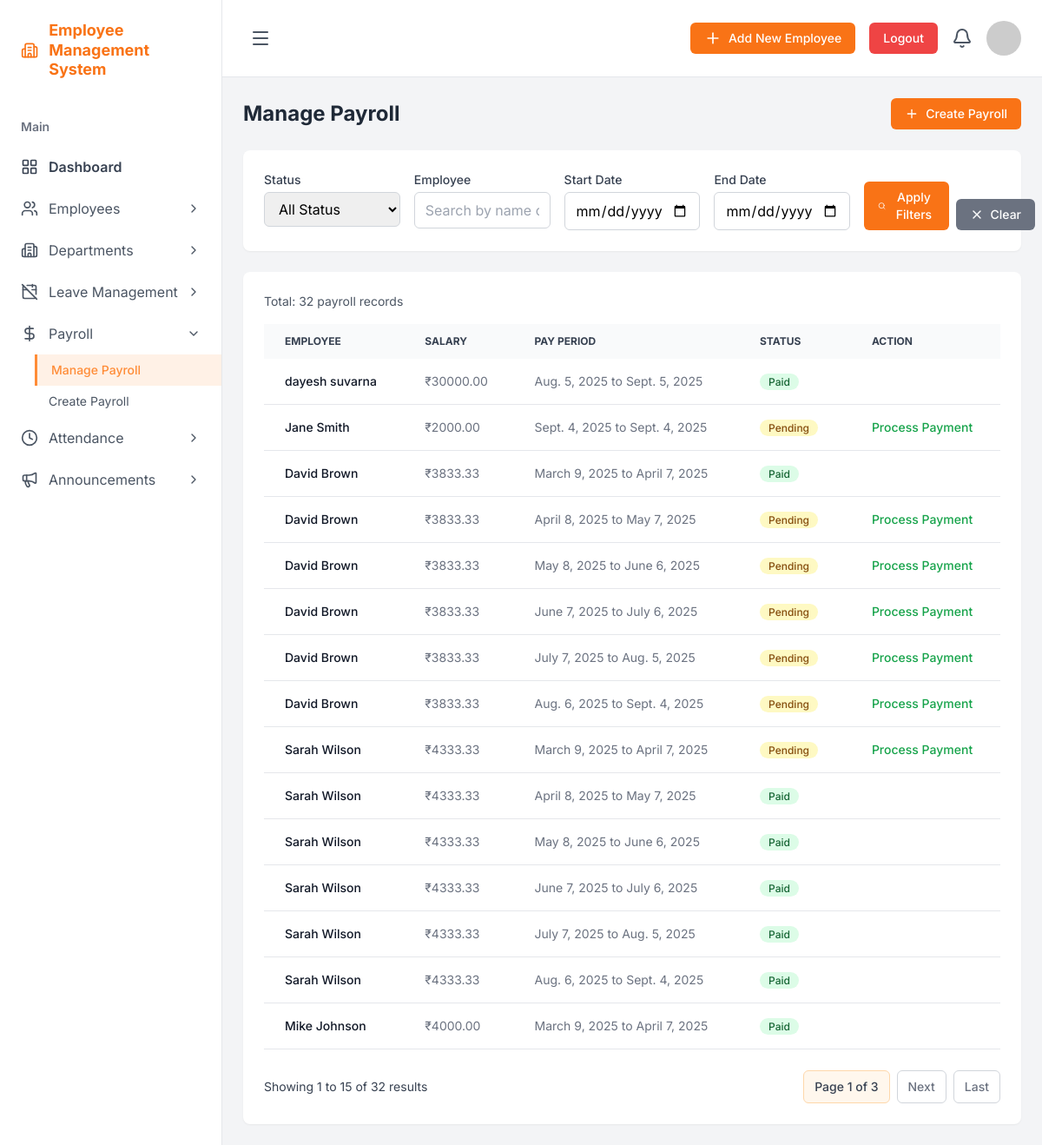
/dashboard/admin/payroll/ (signed in), run on the app's committed database.
### core/models.py (models this page shows, shortened)
class Payroll(models.Model):
    STATUS_CHOICES = (
        ('PENDING', 'Pending'),
        ('PAID', 'Paid'),
    )
    employee = models.ForeignKey(settings.AUTH_USER_MODEL, on_delete=models.CASCADE)
    salary = models.DecimalField(max_digits=10, decimal_places=2)
    pay_period_start = models.DateField()
    pay_period_end = models.DateField()
    status = models.CharField(max_length=10, choices=STATUS_CHOICES, default='PENDING')

class User(AbstractUser):
    ROLE_CHOICES = (
        ('ADMIN', 'Admin'),
        ('EMPLOYEE', 'Employee'),
    )
    role = models.CharField(max_length=10, choices=ROLE_CHOICES, default='EMPLOYEE')
    is_approved = models.BooleanField(default=False)
    department = models.ForeignKey(Department, on_delete=models.SET_NULL, null=True, blank=True)
    salary = models.DecimalField(max_digits=10, decimal_places=2, null=True, blank=True)
    birthday = models.DateField(null=True, blank=True)
    experience = models.PositiveIntegerField(null=True, blank=True, help_text="Experience in years")
    date_of_joining = models.DateField(null=True, blank=True)
    objects = CustomUserManager()
    groups = models.ManyToManyField(
        Group,
        verbose_name='groups',
        blank=True,
        help_text='The groups this user belongs to. A user will get all permissions granted to each of their groups.',
        related_name="custom_user_set",  # Unique related_name
        related_query_name="user",
    )
    user_permissions = models.ManyToManyField(
        Permission,
        verbose_name='user permissions',
        blank=True,
        help_text='Specific permissions for this user.',
        related_name="custom_user_permissions_set",  # Unique related_name
        related_query_name="user",
    )

### core/views.py (the view, shortened to what this page needs)
# urls.py: path('dashboard/admin/payroll/', AdminPayrollListView.as_view(), name='admin_manage_payroll'),
class AdminPayrollListView(AdminRequiredMixin, ListView):
    model = Payroll
    template_name = 'admin_manage_payroll.html'
    context_object_name = 'payrolls'
    paginate_by = 15
    ordering = ['-id']
    def get_queryset(self):
        queryset = super().get_queryset()
        print(f"DEBUG: Initial queryset count: {queryset.count()}")
        print(f"DEBUG: GET parameters: {dict(self.request.GET)}")
        status = self.request.GET.get('status')
        if status:
            print(f"DEBUG: Filtering by status: {status}")
            queryset = queryset.filter(status=status)
            print(f"DEBUG: After status filter count: {queryset.count()}")
        employee_search = self.request.GET.get('employee')
        start_date = self.request.GET.get('start_date')
        if start_date:
            print(f"DEBUG: Filtering by start_date: {start_date}")
            queryset = queryset.filter(pay_period_start__gte=start_date)
            print(f"DEBUG: After start_date filter count: {queryset.count()}")
        end_date = self.request.GET.get('end_date')
        if end_date:
            print(f"DEBUG: Filtering by end_date: {end_date}")
            queryset = queryset.filter(pay_period_end__lte=end_date)
            print(f"DEBUG: After end_date filter count: {queryset.count()}")
        print(f"DEBUG: Final queryset count: {queryset.count()}")
        return queryset
    def get_context_data(self, **kwargs):
        context = super().get_context_data(**kwargs)
        context['status_choices'] = [
            ('', 'All Status'),
            ('PENDING', 'Pending'),
            ('PAID', 'Paid'),
        ]
        context['current_status'] = self.request.GET.get('status', '')
        context['current_employee'] = self.request.GET.get('employee', '')
        context['current_start_date'] = self.request.GET.get('start_date', '')
        context['current_end_date'] = self.request.GET.get('end_date', '')
        return context

### core/views.py (called while the page is built)
    def dispatch(self, request, *args, **kwargs):
        if not request.user.is_authenticated:
            return self.handle_no_permission()
        if not (request.user.is_superuser or request.user.role == 'ADMIN'):
            return redirect('employee_dashboard')
        return super().dispatch(request, *args, **kwargs)

### templates/admin_manage_payroll.html (shortened to what this page needs)
{% extends 'base_admin.html' %}
{% block content %}
<div class="p-6">
    <div class="flex justify-between items-center mb-6">
        <h2 class="text-2xl font-bold text-gray-800">Manage Payroll</h2>
        <a href="{% url 'admin_create_payroll' %}" class="bg-orange-500 text-white px-4 py-2 rounded-md text-sm font-medium hover:bg-orange-600 flex items-center">
            <i data-lucide="plus" class="w-4 h-4 mr-2"></i>
            Create Payroll
        </a>
    </div>
    <div class="bg-white p-6 rounded-lg shadow-sm mb-6">
        <form method="get" class="grid grid-cols-1 md:grid-cols-2 lg:grid-cols-5 gap-4">
            <div>
                <label for="status" class="block text-sm font-medium text-gray-700 mb-1">Status</label>
                <select name="status" id="status" class="w-full px-3 py-2 border border-gray-300 rounded-md focus:outline-none focus:ring-2 focus:ring-orange-500">
                    {% for value, label in status_choices %}
                        <option value="{{ value }}" {% if current_status == value %}selected{% endif %}>{{ label }}</option>
                    {% endfor %}
                </select>
            </div>
            <div>
                <label for="employee" class="block text-sm font-medium text-gray-700 mb-1">Employee</label>
                <input type="text" name="employee" id="employee" value="{{ current_employee }}"
                       placeholder="Search by name or username"
                       class="w-full px-3 py-2 border border-gray-300 rounded-md focus:outline-none focus:ring-2 focus:ring-orange-500">
            </div>
            <div>
                <label for="start_date" class="block text-sm font-medium text-gray-700 mb-1">Start Date</label>
                <input type="date" name="start_date" id="start_date" value="{{ current_start_date }}"
                       class="w-full px-3 py-2 border border-gray-300 rounded-md focus:outline-none focus:ring-2 focus:ring-orange-500">
            </div>
            <div>
                <label for="end_date" class="block text-sm font-medium text-gray-700 mb-1">End Date</label>
                <input type="date" name="end_date" id="end_date" value="{{ current_end_date }}"
                       class="w-full px-3 py-2 border border-gray-300 rounded-md focus:outline-none focus:ring-2 focus:ring-orange-500">
            </div>
            <div class="flex items-end space-x-2">
                <button type="submit" class="bg-orange-500 text-white px-4 py-2 rounded-md text-sm font-medium hover:bg-orange-600 flex items-center">
                    <i data-lucide="search" class="w-4 h-4 mr-2"></i>
                    Apply Filters
                </button>
                <a href="{% url 'admin_manage_payroll' %}" class="bg-gray-500 text-white px-4 py-2 rounded-md text-sm font-medium hover:bg-gray-600 flex items-center">
                    <i data-lucide="x" class="w-4 h-4 mr-2"></i>
                    Clear
                </a>
            </div>
        </form>
    </div>
    <div class="bg-white p-6 rounded-lg shadow-sm">
        <div class="mb-4 text-sm text-gray-600">
            Total: {{ paginator.count }} payroll record{{ paginator.count|pluralize }}
        </div>
        <table class="w-full text-sm text-left text-gray-500">
            <thead class="text-xs text-gray-700 uppercase bg-gray-50">
                <tr>
                    <th scope="col" class="px-6 py-3">Employee</th>
                    <th scope="col" class="px-6 py-3">Salary</th>
                    <th scope="col" class="px-6 py-3">Pay Period</th>
                    <th scope="col" class="px-6 py-3">Status</th>
                    <th scope="col" class="px-6 py-3">Action</th>
                </tr>
            </thead>
            <tbody>
                {% for payroll in payrolls %}
                <tr class="bg-white border-b hover:bg-gray-50">
                    <td class="px-6 py-4 font-medium text-gray-900 whitespace-nowrap">{{ payroll.employee.first_name }} {{ payroll.employee.last_name }}</td>
                    <td class="px-6 py-4">₹{{ payroll.salary }}</td>
                    <td class="px-6 py-4">{{ payroll.pay_period_start }} to {{ payroll.pay_period_end }}</td>
                    <td class="px-6 py-4">
                        {% if payroll.status == 'PAID' %}
                            <span class="bg-green-100 text-green-800 text-xs font-medium mr-2 px-2.5 py-0.5 rounded-full">Paid</span>
                        {% else %}
                            <span class="bg-yellow-100 text-yellow-800 text-xs font-medium mr-2 px-2.5 py-0.5 rounded-full">Pending</span>
                        {% endif %}
                    </td>
                    <td class="px-6 py-4">
                        {% if payroll.status == 'PENDING' %}
                            <a href="{% url 'admin_process_payroll' payroll.pk %}" class="font-medium text-green-600 hover:underline">Process Payment</a>
                        {% endif %}
                    </td>
                </tr>
                {% empty %}
                <tr>
                    <td colspan="5" class="px-6 py-4 text-center text-gray-500">No payroll records found.</td>
                </tr>
                {% endfor %}
            </tbody>
        </table>
        {% if is_paginated %}
        <div class="mt-6 flex items-center justify-between">
            <div class="text-sm text-gray-700">
                Showing {{ page_obj.start_index }} to {{ page_obj.end_index }} of {{ paginator.count }} results
            </div>
            <div class="flex items-center space-x-2">
                <span class="px-3 py-2 text-sm font-medium text-gray-700 bg-orange-50 border border-orange-200 rounded-md">
                    Page {{ page_obj.number }} of {{ paginator.num_pages }}
                </span>
                {% if page_obj.has_next %}
                    <a href="?page={{ page_obj.next_page_number }}"
                       class="px-3 py-2 text-sm font-medium text-gray-500 bg-white border border-gray-300 rounded-md hover:bg-gray-50">
                        Next
                    </a>
                {% endif %}
                {% if page_obj.has_next %}
                    <a href="?page={{ paginator.num_pages }}"
                       class="px-3 py-2 text-sm font-medium text-gray-500 bg-white border border-gray-300 rounded-md hover:bg-gray-50">
                        Last
                    </a>
                {% endif %}
            </div>
        </div>
        {% endif %}
    </div>
</div>
{% endblock %}

### templates/base_admin.html (style rules this page uses)
body { font-family: 'Inter', sans-serif; background-color: #f3f4f6; }

### data on the page
Payroll: employee.first_name "dayesh", employee.last_name "suvarna", salary "30000.00", pay_period_start "Aug. 5, 2025", pay_period_end "Sept. 5, 2025", status "Paid"
Payroll: employee.first_name "Jane", employee.last_name "Smith", salary "2000.00", pay_period_start "Sept. 4, 2025", pay_period_end "Sept. 4, 2025", status "Pending"
Payroll: employee.first_name "David", employee.last_name "Brown", salary "3833.33", pay_period_start "March 9, 2025", pay_period_end "April 7, 2025", status "Paid"
Payroll: employee.first_name "David", employee.last_name "Brown", salary "3833.33", pay_period_start "April 8, 2025", pay_period_end "May 7, 2025", status "Pending"
Payroll: employee.first_name "David", employee.last_name "Brown", salary "3833.33", pay_period_start "May 8, 2025", pay_period_end "June 6, 2025", status "Pending"
Payroll: employee.first_name "David", employee.last_name "Brown", salary "3833.33", pay_period_start "June 7, 2025", pay_period_end "July 6, 2025", status "Pending"
Payroll: employee.first_name "David", employee.last_name "Brown", salary "3833.33", pay_period_start "July 7, 2025", pay_period_end "Aug. 5, 2025", status "Pending"
Payroll: employee.first_name "David", employee.last_name "Brown", salary "3833.33", pay_period_start "Aug. 6, 2025", pay_period_end "Sept. 4, 2025", status "Pending"
Payroll: employee.first_name "Sarah", employee.last_name "Wilson", salary "4333.33", pay_period_start "March 9, 2025", pay_period_end "April 7, 2025", status "Pending"
Payroll: employee.first_name "Sarah", employee.last_name "Wilson", salary "4333.33", pay_period_start "April 8, 2025", pay_period_end "May 7, 2025", status "Paid"
Payroll: employee.first_name "Sarah", employee.last_name "Wilson", salary "4333.33", pay_period_start "May 8, 2025", pay_period_end "June 6, 2025", status "Paid"
Payroll: employee.first_name "Sarah", employee.last_name "Wilson", salary "4333.33", pay_period_start "June 7, 2025", pay_period_end "July 6, 2025", status "Paid"
Payroll: employee.first_name "Sarah", employee.last_name "Wilson", salary "4333.33", pay_period_start "July 7, 2025", pay_period_end "Aug. 5, 2025", status "Paid"
Payroll: employee.first_name "Sarah", employee.last_name "Wilson", salary "4333.33", pay_period_start "Aug. 6, 2025", pay_period_end "Sept. 4, 2025", status "Paid"
Payroll: employee.first_name "Mike", employee.last_name "Johnson", salary "4000.00", pay_period_start "March 9, 2025", pay_period_end "April 7, 2025", status "Paid"

### other printed values
{{ paginator.count }} "32"
{{ page_obj.start_index }} "1"
{{ page_obj.end_index }} "15"
{{ page_obj.number }} "1"
{{ paginator.num_pages }} "3"
form field status "All Status"
